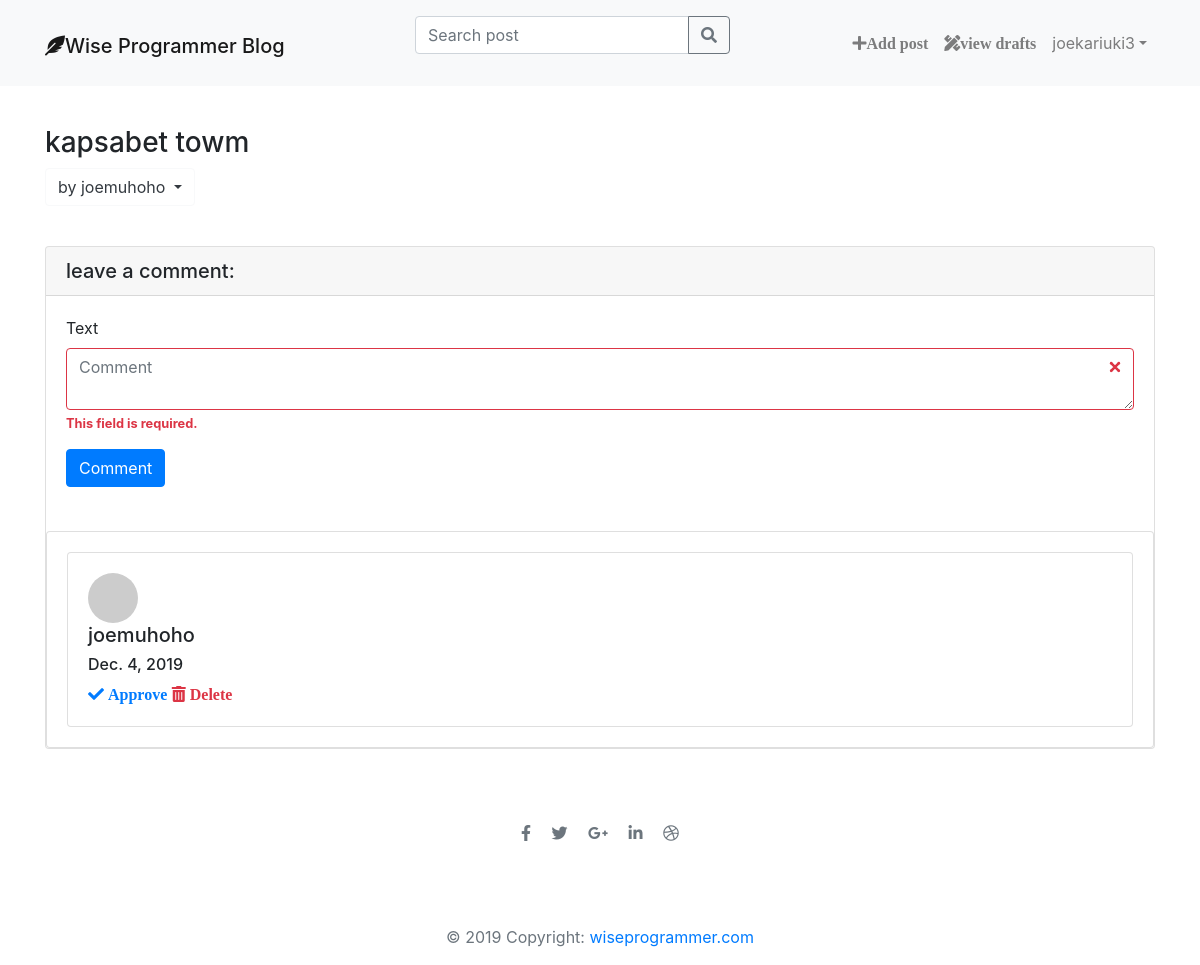
Screenshot of /post/49/ (signed in) with the database file from the repository.
### blog/models.py (models this page shows, shortened)
class Post(models.Model):
    author = models.ForeignKey('auth.User', on_delete=models.CASCADE)
    title = models.CharField(max_length=10000)
    text = models.TextField()
    created_date = models.DateTimeField(default=timezone.now)
    published_date = models.DateTimeField(blank=True, null=True)
    edited_date = models.DateTimeField(blank=True, null=True)

class Comment(models.Model):
    post = models.ForeignKey(
        'blog.Post', on_delete=models.CASCADE, related_name='comments')
    author = models.CharField(max_length=200)
    text = models.TextField()
    created_date = models.DateField(default=timezone.now)
    approved = models.BooleanField(default=False)

### blog/views.py (the view)
# urls.py: path('post/<int:pk>/', views.post_detail, name='post_detail'),
def post_detail(request, pk):
    post = get_object_or_404(Post, pk=pk)
    form = CommentForm(request.POST)
    author_name = post.author
    user_name = request.user
    author_posts = Post.objects.filter(author=author_name)
    author_posts_count = str(author_posts.count())
    author_details = User.objects.get(username=author_name)
    stuff_for_frontend = {'post': post, 'form': form,
                          'author_details': author_details,
                          'author_posts_count': author_posts_count,
                          'author_posts': author_posts,
                          'author_name': author_name,
                          'user_name': user_name}
    return render(request, 'blog/post_detail.html', stuff_for_frontend)

### blog/forms.py
class CommentForm(forms.ModelForm):
    helper = FormHelper()
    helper.form_method = 'POST'
    submit = helper.add_input(Submit('Comment', 'Comment'))
    text = forms.CharField(widget=forms.Textarea(
        attrs={'class': 'form-control ', 'placeholder': 'Comment', 'rows': '0'}))
    class Meta:
        model = Comment
        fields = ('text',)

### blog/templatetags/markdownify.py (called while the page is built)
@register.filter
def markdown(value):
    renderer = HighlightRenderer()
    markdown = mistune.Markdown(renderer=renderer)
    return markdown(value)

### blog/templates/blog/post_detail.html (shortened to what this page needs)
{% extends 'blog/base.html' %}
{% load markdownify %}
{% load crispy_forms_tags %}
{% block mainnav %}
    {% include "navbar.html" %}
{% endblock %}
{% block content%}
<div class="col-xs-12 col-sm-12 col-md-10 col-lg-9 col-xl-8">
    </div>
  </div>
  <div>
    <h3 class="">{{ post.title }}</h3>
    <div class="btn-group">
        <button class=" btn btn-outline-light dropdown-toggle text-dark" data-toggle="dropdown" aria-haspopup="true" aria-expanded="false" style="align:center;">
          by {{post.author}}
        </button>
    </div>
    <br>
  </div>
  {% if  post.published_date %}
  <div class="card comment-card">
    <div>
      <h5 class="card-header">leave a comment:</h5>
      {% if user.is_authenticated %}
      <div class="card-body">
        <form method="post" action="{% url 'add_comment_to_post' pk=post.pk %}">
          {{ form|crispy }}
          <button type="submit" class="btn btn-primary">Comment</button>
        </form>
      </div>
      {% else %}
      <div class="card-body">
        <a href="{% url 'add_comment_to_post' pk=post.pk  %}">Login to comment</a>
      </div>
      {% endif %}
      {% endif %}
    </div>
    <br>
    <div class="card card-body">
      {% for comment in post.comments.all %}
      {% if user.is_authenticated or comment.approved %}
      <div class="card card-body media-body">
        <div>
        <img class=" mr-3 rounded-circle" src="http://placehold.it/50x50" alt="">
          <h5 class="mt-0">{{comment.author}}</h5>
          <h6 class="mt-0">{{comment.created_date}}</h6>
          {% if not comment.approved and user.is_superuser %}
            <a href="{% url 'comment_approve' pk=comment.pk %}"> <i class="fas fa-check"> Approve </i></a>
            <a href="{% url 'comment_remove' pk=comment.pk %}"><i class="fas fa-trash-alt text-danger">   Delete</i></a>
          {% endif %}
        </div>
      </div>
      {% endif %}
      {% endfor %}
    </div>
  </div>
</div>
{% endblock %}

### blog/templates/navbar.html (shortened to what this page needs)
<nav class="navbar navbar-expand-lg bg-light navbar-light sticky-top mb-4">
      <div class="container">
        <div class="navbar-header">
          <h1> <a class="navbar-brand" href="{% url 'post_list'%}"><i class="fas fa-feather-alt"></i>Wise Programmer Blog</a> </h1>
        </div>
        <div class="collapse navbar-collapse" id="collapsibleNavbar">
          <ul class="nav navbar-nav ml-auto">
            <form method="get" action="{%url 'search' %}" class="form-inline my-2  ">
              <div class="input-group mb-3">
                <input type="search" name="query" class="form-control" placeholder="Search post" aria-label="Search post" aria-describedby="basic-addon2" >
                <div class="input-group-append">
                  <button class="btn btn-outline-secondary" type="submit" >
                    <i class="fas fa-search"></i>
                  </button>
                </div>
              </div>
            </form>
          </ul>
        </div>
        <div class="collapse navbar-collapse " id="collapsibleNavbar">
          <ul class="nav navbar-nav ml-auto">
            {% if user.is_authenticated %}
            <li class="nav-item">
              <a class="nav-link" href="{% url 'post_new'%}"><i class="fa fa-plus">Add post</i></a>
            </li>
            <li class="nav-item">
              <a class="nav-link" href="{% url 'post_draft_list' %}"><i class="fas fa-pencil-ruler fa">view drafts</i></a>
            </li>
            <li class="nav-item dropdown">
              <a class="nav-link dropdown-toggle" href="#" id="navbarDropdown" role="button" data-toggle="dropdown" aria-haspopup="true" aria-expanded="false">{{ user.username}}</a>
            </li>
          </ul>
          {% else %}
                <form class="form-inline ">
                  <a class="btn btn-outline-secondary mr-4 " href="{% url 'login'%}" style="border:none;" ><i class="fas fa-sign-in-alt fa"></i>Log in</a>
                  <a class="btn btn-outline-primary mr-4" href="{% url 'signup'%}" style="border:none; ><i class="fas fa-user-plus"></i> Sign up</a>
                </form>
                {% endif %}
        </div>
      </div>
    </nav>

### rows the page displays
Post: title "kapsabet towm", author "joemuhoho"
Comment: author "joemuhoho", created_date "Dec. 4, 2019", approved "Approve"

### other values shown
{{ user.username }} "joekariuki3"
